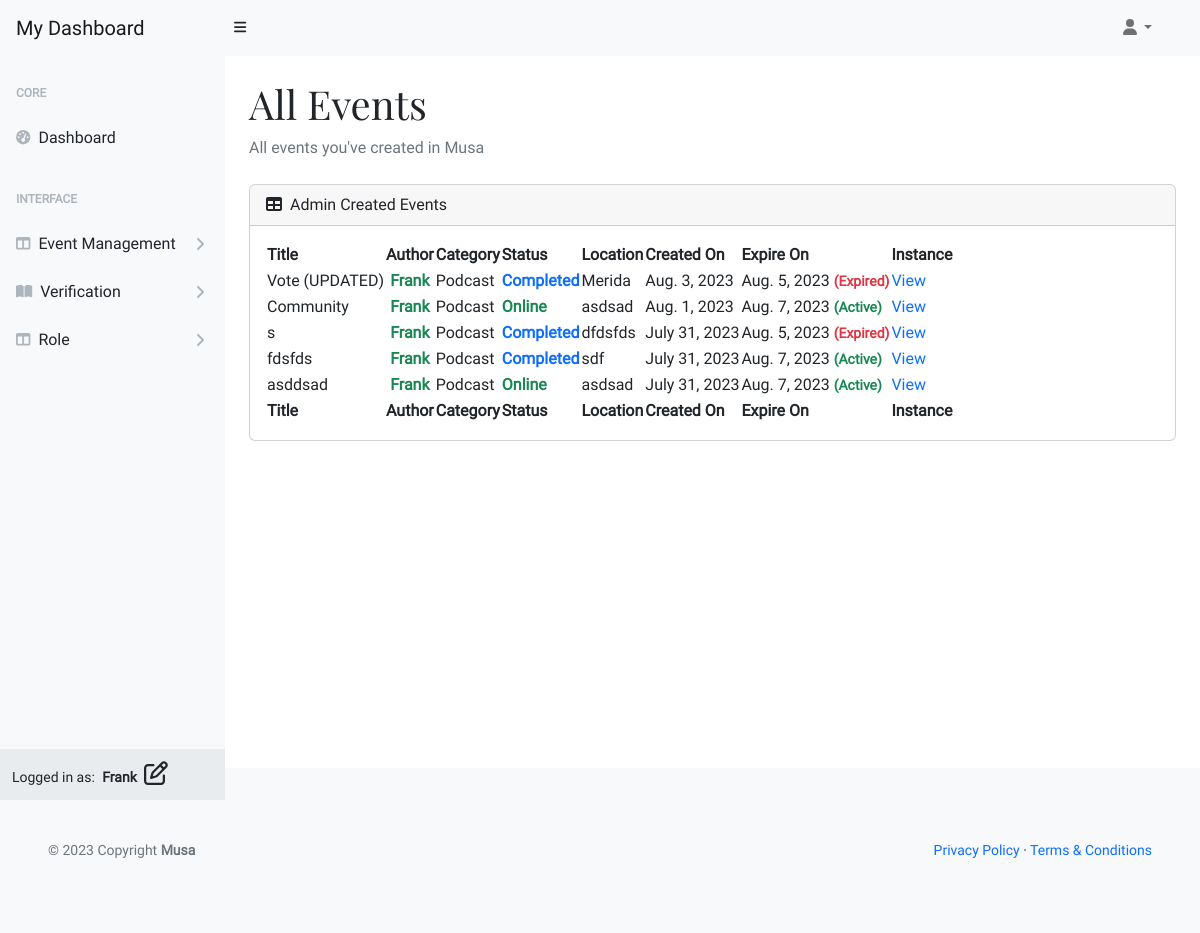
The page /user/all (signed in) on the database as committed earlier.
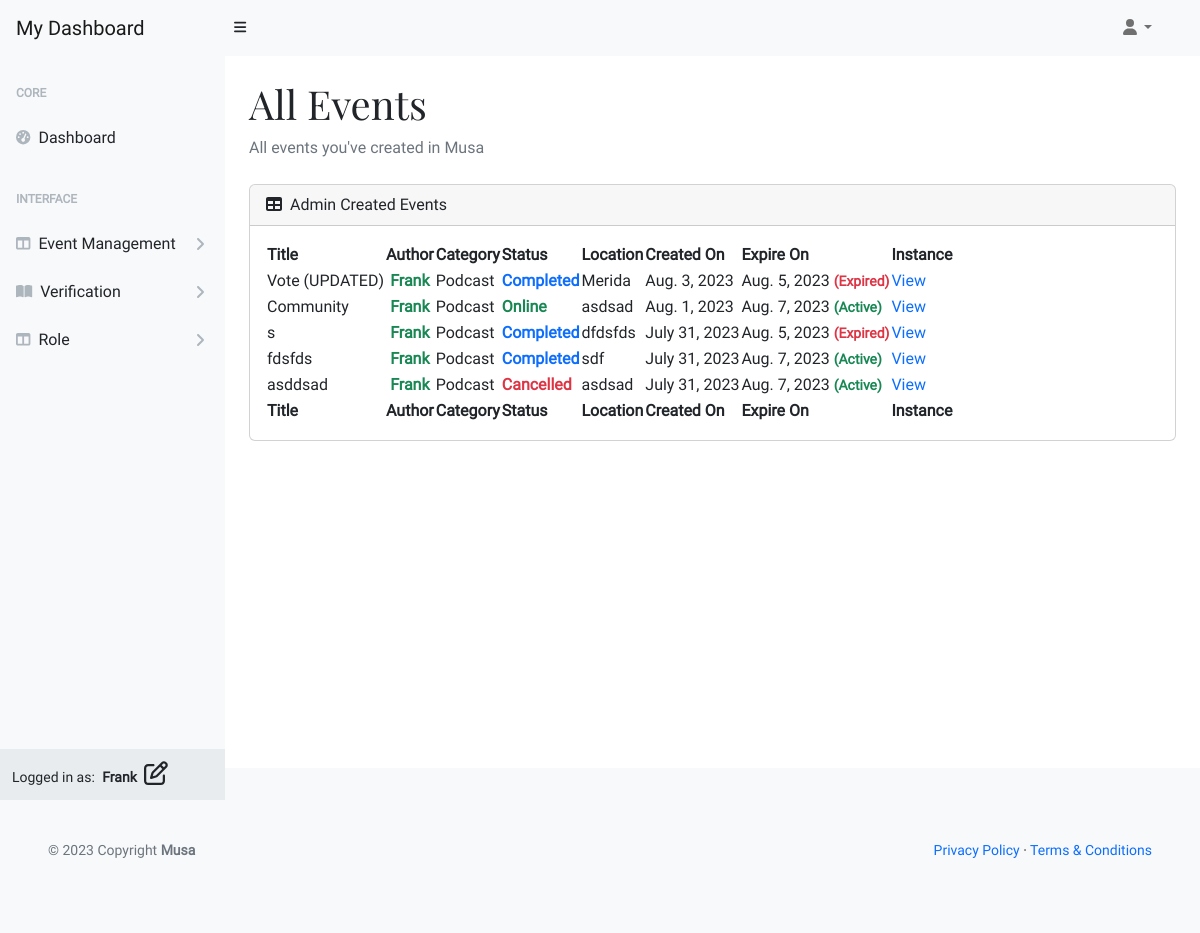
The same page on the database as committed later.
### vote_management/models.py (models this page shows, shortened)
class VoteCard(models.Model):
    title = models.CharField(max_length=20, unique=True)
    slug = models.SlugField(max_length=200, unique=True)
    author = models.ForeignKey(
        'musa.UserProfile', on_delete=models.CASCADE, related_name="card_author")
    category = models.ForeignKey(
        Category, on_delete=models.CASCADE, related_name="categories")
    mission = models.CharField(max_length=20)
    location = models.CharField(max_length=20)
    description = models.TextField(max_length=258)
    expire = models.DateField()
    event_image = CloudinaryField('image', default='placeholder')
    vote_record = models.ManyToManyField('musa.UserProfile', through='VoteRecord',
                                         related_name='user_votes', blank=True)
    candidates = models.ManyToManyField('ElectedPerson', related_name='vote_cards',
                                        blank=True)
    status = models.IntegerField(choices=STATUS, default=0)
    excerpt = models.TextField(blank=True)
    type = models.IntegerField(choices=CARD_TYPE, default=0)
    created_on = models.DateField(auto_now_add=True)
    class Meta:
        ordering = ['-created_on']

class Category(models.Model):
    category_name = models.CharField(max_length=50, unique=True)
    class Meta:
        ordering = ['category_name']
        verbose_name_plural = "Categories"

### musa/models.py (models this page shows)
class UserProfile(AbstractUser):
    verified = models.BooleanField(default=False)
    role = models.IntegerField(choices=ROLES, default=0)
    user_card = models.ManyToManyField(
        'vote_management.VoteCard', through='vote_management.VoteRecord', related_name='user_cards')
    class Meta:
        ordering = ['username']
    def __str__(self):
        return self.username

### vote_management/views.py (the view)
# urls.py: path('user/all', UserEventList.as_view(),
class UserEventList(UserDashboard):
    template_name = 'backend/user-dashboard/all_events.html'
    context_object_name = 'user_all_events'

### user_profile/views.py (called while the page is built)
    def test_func(self):
        user_profile = self.request.user
        return user_profile.is_authenticated and (
            user_profile.role in [0, 1]
        )

    def get_object(self, queryset=None):
        return get_object_or_404(UserProfile, pk=self.request.user.pk)

    def get_context_data(self, **kwargs):
        context = super().get_context_data(**kwargs)
        user_profile = self.get_object()
        context['vote_cards'] = user_profile.user_card.order_by(
            '-created_on').all()
        return context

### templates/backend/user-dashboard/all_events.html (shortened to what the changed rows need)
{% extends "backend/user-dashboard/base.html" %}
{% block content%}
<div id="layoutSidenav_content">
    <main>
        <div class="container-fluid p-4 pt-0">
            <h1 class="mt-4">All Events</h1>
            <div class="card mb-4">
                <div class="card-body">
                    <table id="datatablesSimple">
                        <thead>
                            <tr>
                                <th>Title</th>
                                <th>Author</th>
                                <th>Category</th>
                                <th>Status</th>
                                <th>Location</th>
                                <th>Created On</th>
                                <th>Expire On</th>
                                <th>Instance</th>
                            </tr>
                        </thead>
                        <tfoot>
                            <tr>
                                <th>Title</th>
                                <th>Author</th>
                                <th>Category</th>
                                <th>Status</th>
                                <th>Location</th>
                                <th>Created On</th>
                                <th>Expire On</th>
                                <th>Instance</th>
                            </tr>
                        </tfoot>
                        <tbody>
                            {% for event in user_all_events.card_author.all %}
                            <tr>
                                <td>{{ event.title }}</td>
                                <td>
                                    <p class="text-success my-0 py-0 fw-semibold text-center">
                                        {{ event.author }}
                                    </p>
                                </td>
                                <td>{{ event.category.category_name }}</td>
                                {% if event.status == 1 %}
                                <td>
                                    <p class="text-success my-0 py-0 fw-semibold">
                                        {{ event.get_status_display }}
                                    </p>
                                </td>
                                {% elif event.status == 2%}
                                <td>
                                    <p class="text-danger my-0 py-0 fw-semibold">
                                        {{ event.get_status_display }}
                                    </p>
                                </td>
                                {% elif event.status == 0 %}
                                <td>
                                    <p class="text-warning my-0 py-0 fw-semibold">
                                        {{ event.get_status_display }}
                                    </p>
                                </td>
                                {% else %}
                                <td>
                                    <p class="text-primary my-0 py-0 fw-semibold">
                                        {{ event.get_status_display }}
                                    </p>
                                </td>
                                {% endif %}
                                <td>{{ event.location }}</td>
                                <td>{{ event.created_on }}</td>
                                {% if event.expire|date:"Y-m-d" == current_date %}
                                <td>{{ event.expire }}
                                    <small class="text-warning fw-semibold">(Today)</small>
                                </td>
                                {% elif event.expire|date:"Y-m-d" < current_date %}
                                <td>{{ event.expire }}
                                    <small class="text-danger fw-semibold">(Expired)</small>
                                </td>
                                {% else %}
                                <td>{{ event.expire }}
                                    <small class="text-success fw-semibold">(Active)</small>
                                </td>
                                {% endif %}
                                <td><a href="{% url 'user_single' event.slug %}">View</a></td>
                            </tr>
                            {% endfor %}
                        </tbody>
                    </table>
                </div>
            </div>
        </div>
    </main>
</div>
{% endblock %}

Rows that differ between the two databases and show on the page:
changed VoteCard "asddsad": status "Online" → "Cancelled"
